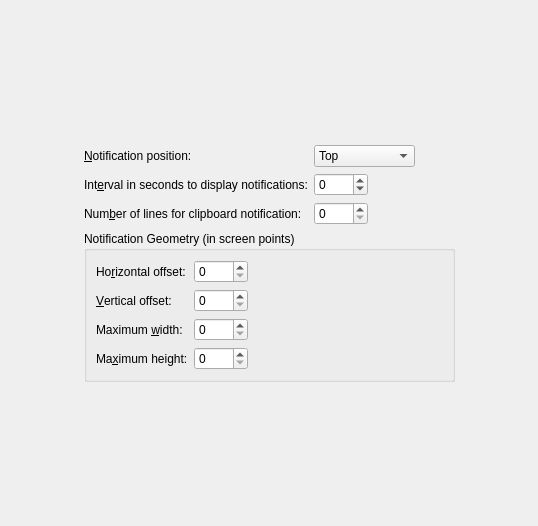
         <widget class="QWidget" name="scrollAreaWidgetContents_3">
          <property name="geometry">
           <rect>
            <x>0</x>
            <y>0</y>
            <width>538</width>
            <height>526</height>
           </rect>
          </property>
          <layout class="QHBoxLayout" name="horizontalLayout_13">
           <item>
            <spacer name="horizontalSpacer_15">
             <property name="orientation">
              <enum>Qt::Horizontal</enum>
             </property>
             <property name="sizeHint" stdset="0">
              <size>
               <width>40</width>
               <height>20</height>
              </size>
             </property>
            </spacer>
           </item>
           <item>
            <layout class="QVBoxLayout" name="verticalLayout">
             <item>
              <spacer name="verticalSpacer_8">
               <property name="orientation">
                <enum>Qt::Vertical</enum>
               </property>
               <property name="sizeHint" stdset="0">
                <size>
                 <width>20</width>
                 <height>40</height>
                </size>
               </property>
              </spacer>
             </item>
             <item>
              <layout class="QFormLayout" name="formLayout_3">
               <property name="fieldGrowthPolicy">
                <enum>QFormLayout::AllNonFixedFieldsGrow</enum>
               </property>
               <item row="0" column="0">
                <widget class="QLabel" name="label_8">
                 <property name="text">
                  <string>&amp;Notification position:</string>
                 </property>
                 <property name="buddy">
                  <cstring>comboBoxNotificationPosition</cstring>
                 </property>
                </widget>
               </item>
               <item row="0" column="1">
                <layout class="QHBoxLayout" name="horizontalLayout_10">
                 <item>
                  <widget class="QComboBox" name="comboBoxNotificationPosition">
                   <property name="toolTip">
                    <string>Position on screen for notifications</string>
                   </property>
                   <item>
                    <property name="text">
                     <string>Top</string>
                    </property>
                   </item>
                   <item>
                    <property name="text">
                     <string>Bottom</string>
                    </property>
                   </item>
                   <item>
                    <property name="text">
                     <string>Top Right</string>
                    </property>
                   </item>
                   <item>
                    <property name="text">
                     <string>Bottom Right</string>
                    </property>
                   </item>
                   <item>
                    <property name="text">
                     <string>Bottom Left</string>
                    </property>
                   </item>
                   <item>
                    <property name="text">
                     <string>Top Left</string>
                    </property>
                   </item>
                  </widget>
                 </item>
                 <item>
                  <spacer name="horizontalSpacer_10">
                   <property name="orientation">
                    <enum>Qt::Horizontal</enum>
                   </property>
                   <property name="sizeHint" stdset="0">
                    <size>
                     <width>40</width>
                     <height>20</height>
                    </size>
                   </property>
                  </spacer>
                 </item>
                </layout>
               </item>
               <item row="1" column="0">
                <widget class="QLabel" name="label_25">
                 <property name="text">
                  <string>Int&amp;erval in seconds to display notifications:</string>
                 </property>
                 <property name="buddy">
                  <cstring>spinBoxNotificationPopupInterval</cstring>
                 </property>
                </widget>
               </item>
               <item row="1" column="1">
                <layout class="QHBoxLayout" name="horizontalLayout_9">
                 <item>
                  <widget class="QSpinBox" name="spinBoxNotificationPopupInterval">
                   <property name="toolTip">
                    <string>Interval in seconds to display notification for new clipboard content or if item is copied to clipboard (only if main window is closed).

Set to 0 to disable this.

Set to -1 to keep visible until clicked.</string>
                   </property>
                   <property name="minimum">
                    <number>-1</number>
                   </property>
                   <property name="maximum">
                    <number>9999</number>
                   </property>
                  </widget>
                 </item>
                 <item>
                  <spacer name="horizontalSpacer_2">
                   <property name="orientation">
                    <enum>Qt::Horizontal</enum>
                   </property>
                   <property name="sizeHint" stdset="0">
                    <size>
                     <width>40</width>
                     <height>20</height>
                    </size>
                   </property>
                  </spacer>
                 </item>
                </layout>
               </item>
               <item row="2" column="0">
                <widget class="QLabel" name="label_12">
                 <property name="text">
                  <string>Num&amp;ber of lines for clipboard notification:</string>
                 </property>
                 <property name="buddy">
                  <cstring>spinBoxClipboardNotificationLines</cstring>
                 </property>
                </widget>
               </item>
               <item row="2" column="1">
                <layout class="QHBoxLayout" name="horizontalLayout_11">
                 <item>
                  <widget class="QSpinBox" name="spinBoxClipboardNotificationLines">
                   <property name="toolTip">
                    <string>Number of lines to show for new clipboard content.

Set to 0 to disable.</string>
                   </property>
                   <property name="maximum">
                    <number>9999</number>
                   </property>
                  </widget>
                 </item>
                 <item>
                  <spacer name="horizontalSpacer_11">
                   <property name="orientation">
                    <enum>Qt::Horizontal</enum>
                   </property>
                   <property name="sizeHint" stdset="0">
                    <size>
                     <width>40</width>
                     <height>20</height>
                    </size>
                   </property>
                  </spacer>
                 </item>
                </layout>
               </item>
              </layout>
             </item>
             <item>
              <widget class="QGroupBox" name="groupBox_2">
               <property name="title">
                <string>Notification Geometry (in screen points)</string>
               </property>
               <layout class="QFormLayout" name="formLayout_4">
                <item row="0" column="0">
                 <widget class="QLabel" name="label_7">
                  <property name="text">
                   <string>Ho&amp;rizontal offset:</string>
                  </property>
                  <property name="buddy">
                   <cstring>spinBoxNotificationHorizontalOffset</cstring>
                  </property>
                 </widget>
                </item>
                <item row="0" column="1">
                 <layout class="QHBoxLayout" name="horizontalLayout_19">
                  <item>
                   <widget class="QSpinBox" name="spinBoxNotificationHorizontalOffset">
                    <property name="toolTip">
                     <string>Notification distance from left or right screen edge in screen points</string>
                    </property>
                    <property name="maximum">
                     <number>9999</number>
                    </property>
                   </widget>
                  </item>
                  <item>
                   <spacer name="horizontalSpacer_19">
                    <property name="orientation">
                     <enum>Qt::Horizontal</enum>
                    </property>
                    <property name="sizeHint" stdset="0">
                     <size>
                      <width>40</width>
                      <height>20</height>
                     </size>
                    </property>
                   </spacer>
                  </item>
                 </layout>
                </item>
                <item row="1" column="0">
                 <widget class="QLabel" name="label_10">
                  <property name="text">
                   <string>&amp;Vertical offset:</string>
                  </property>
                  <property name="buddy">
                   <cstring>spinBoxNotificationVerticalOffset</cstring>
                  </property>
                 </widget>
                </item>
                <item row="1" column="1">
                 <layout class="QHBoxLayout" name="horizontalLayout_20">
                  <item>
                   <widget class="QSpinBox" name="spinBoxNotificationVerticalOffset">
                    <property name="toolTip">
                     <string>Notification distance from top or bottom screen edge in screen points</string>
                    </property>
                    <property name="maximum">
                     <number>9999</number>
                    </property>
                   </widget>
                  </item>
                  <item>
                   <spacer name="horizontalSpacer_20">
                    <property name="orientation">
                     <enum>Qt::Horizontal</enum>
                    </property>
                    <property name="sizeHint" stdset="0">
                     <size>
                      <width>40</width>
                      <height>20</height>
                     </size>
                    </property>
                   </spacer>
                  </item>
                 </layout>
                </item>
                <item row="2" column="0">
                 <widget class="QLabel" name="label_13">
                  <property name="text">
                   <string>Maximum &amp;width:</string>
                  </property>
                  <property name="buddy">
                   <cstring>spinBoxNotificationMaximumWidth</cstring>
                  </property>
                 </widget>
                </item>
                <item row="2" column="1">
                 <layout class="QHBoxLayout" name="horizontalLayout_21">
                  <item>
                   <widget class="QSpinBox" name="spinBoxNotificationMaximumWidth">
                    <property name="toolTip">
                     <string>Maximum width for notification in screen points</string>
                    </property>
                    <property name="maximum">
                     <number>9999</number>
                    </property>
                   </widget>
                  </item>
                  <item>
                   <spacer name="horizontalSpacer_21">
                    <property name="orientation">
                     <enum>Qt::Horizontal</enum>
                    </property>
                    <property name="sizeHint" stdset="0">
                     <size>
                      <width>40</width>
                      <height>20</height>
                     </size>
                    </property>
                   </spacer>
                  </item>
                 </layout>
                </item>
                <item row="3" column="0">
                 <widget class="QLabel" name="label_14">
                  <property name="text">
                   <string>Ma&amp;ximum height:</string>
                  </property>
                  <property name="buddy">
                   <cstring>spinBoxNotificationMaximumHeight</cstring>
                  </property>
                 </widget>
                </item>
                <item row="3" column="1">
                 <layout class="QHBoxLayout" name="horizontalLayout_22">
                  <item>
                   <widget class="QSpinBox" name="spinBoxNotificationMaximumHeight">
                    <property name="toolTip">
                     <string>Maximum height for notification in screen points</string>
                    </property>
                    <property name="maximum">
                     <number>9999</number>
                    </property>
                   </widget>
                  </item>
                  <item>
                   <spacer name="horizontalSpacer_22">
                    <property name="orientation">
                     <enum>Qt::Horizontal</enum>
                    </property>
                    <property name="sizeHint" stdset="0">
                     <size>
                      <width>40</width>
                      <height>20</height>
                     </size>
                    </property>
                   </spacer>
                  </item>
                 </layout>
                </item>
               </layout>
              </widget>
             </item>
             <item>
              <spacer name="verticalSpacer_7">
               <property name="orientation">
                <enum>Qt::Vertical</enum>
               </property>
               <property name="sizeHint" stdset="0">
                <size>
                 <width>20</width>
                 <height>40</height>
                </size>
               </property>
              </spacer>
             </item>
            </layout>
           </item>
           <item>
            <spacer name="horizontalSpacer_16">
             <property name="orientation">
              <enum>Qt::Horizontal</enum>
             </property>
             <property name="sizeHint" stdset="0">
              <size>
               <width>40</width>
               <height>20</height>
              </size>
             </property>
            </spacer>
           </item>
          </layout>
         </widget>
